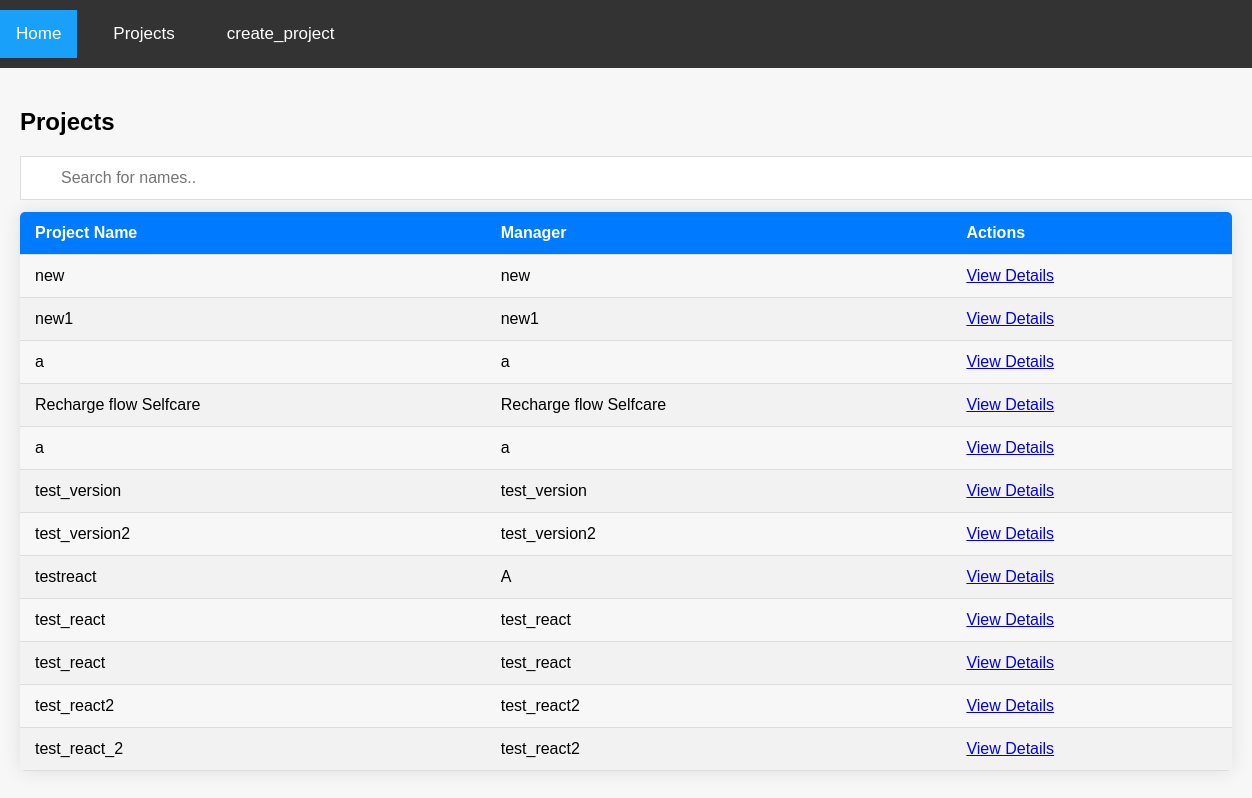
The app's page /project/ with its own data.
### project/models.py (models this page shows)
class Project_team(models.Model):
    project_name = models.CharField(max_length=100)
    project_manager = models.CharField(max_length=100)
    mapping = models.TextField()

### project/views.py (the view)
# urls.py: path('',include('project.urls')),
def project(request):
    projects = Project_team.objects.all()
    return render(request, 'project.html', {'projects': projects})

### project/templates/project.html (shortened to what this page needs)
{% load static %}
<!DOCTYPE html>
<html lang="en">
<head>
    <link rel="stylesheet" href="{% static 'css/styles.css' %}">
</head>
<body>
    <div class="topnav">
        <nav>
            <ul>
                <li><a  class="active" href="{% url 'home' %}">Home</a></li>
                <li><a  href="{% url 'project' %}">Projects</a></li>
                <li><a href="{% url 'create_project' %}">create_project</a></li>
            </ul>
        </nav>
    </div>
    <div class="content">
        <h2>Projects</h2>
        <input type="text" id="myInput" onkeyup="myFunction()" placeholder="Search for names..">
        <table id="myTable">
            <thead>
                <tr>
                    <th>Project Name</th>
                    <th>Manager</th>
                    <th>Actions</th>
                </tr>
            </thead>
            <tbody>
                {% for project in projects %}
                <tr>
                    <td>{{ project.project_name }}</td>
                    <td>{{ project.project_manager}}</td>
                    <td><a href="{% url 'project_page' project.id %}">View Details</a></td>
                </tr>
                {% endfor %}
            </tbody>
        </table>
    </div>
</body>
</html>

### project/static/css/styles.css (style rules this page uses)
nav { background-color: #333; color: #fff; padding: 10px 0; }
nav ul { list-style-type: none; margin: 0; padding: 0; text-align: center; }
nav ul li { display: inline; margin-right: 20px; }
nav ul li a { color: #fff; text-decoration: none; }
.content { padding: 20px; }
.topnav { background-color: #333; overflow: hidden; }
.topnav a { float: left; color: #f2f2f2; text-align: center; padding: 14px 16px; text-decoration: none; font-size: 17px; }
.topnav a.active { background-color: #19a0fa; color: white; }

### project/templates/project.html (style rules this page uses)
.topnav { background-color: #007bff; overflow: hidden; }
.topnav nav ul { list-style-type: none; margin: 0; padding: 0; overflow: hidden; }
.topnav nav ul li { float: left; }
.topnav nav ul li a { display: block; color: white; text-align: center; padding: 14px 16px; text-decoration: none; }
body { font-family: Arial, sans-serif; background-color: #f7f7f7; margin: 0; padding: 0; }
table { width: 100%; border-collapse: collapse; margin-bottom: 20px; border-radius: 5px; overflow: hidden; box-shadow: 0 0 20px rgba(0, 0, 0, 0.1); }
th, td { padding: 12px 15px; text-align: left; border-bottom: 1px solid #ddd; }
th { background-color: #007bff; color: #fff; }
tr:nth-child(even) { background-color: #f2f2f2; }
#myInput { background-image: url('/css/searchicon.png'); background-position: 10px 12px; background-repeat: no-repeat; width: 100%; font-size: 16px; padding: 12px 20px 12px 40px; border: 1px solid #ddd; margin-bottom: 12px; }

### records on screen
Project_team: project_name "new", project_manager "new"
Project_team: project_name "new1", project_manager "new1"
Project_team: project_name "a", project_manager "a"
Project_team: project_name "Recharge flow Selfcare", project_manager "Recharge flow Selfcare"
Project_team: project_name "a", project_manager "a"
Project_team: project_name "test_version", project_manager "test_version"
Project_team: project_name "test_version2", project_manager "test_version2"
Project_team: project_name "testreact", project_manager "A"
Project_team: project_name "test_react", project_manager "test_react"
Project_team: project_name "test_react", project_manager "test_react"
Project_team: project_name "test_react2", project_manager "test_react2"
Project_team: project_name "test_react_2", project_manager "test_react2"
